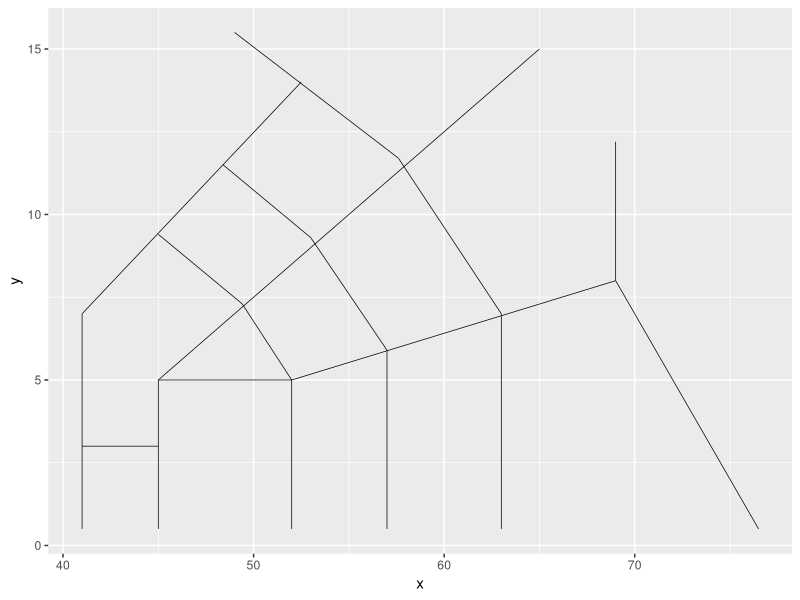
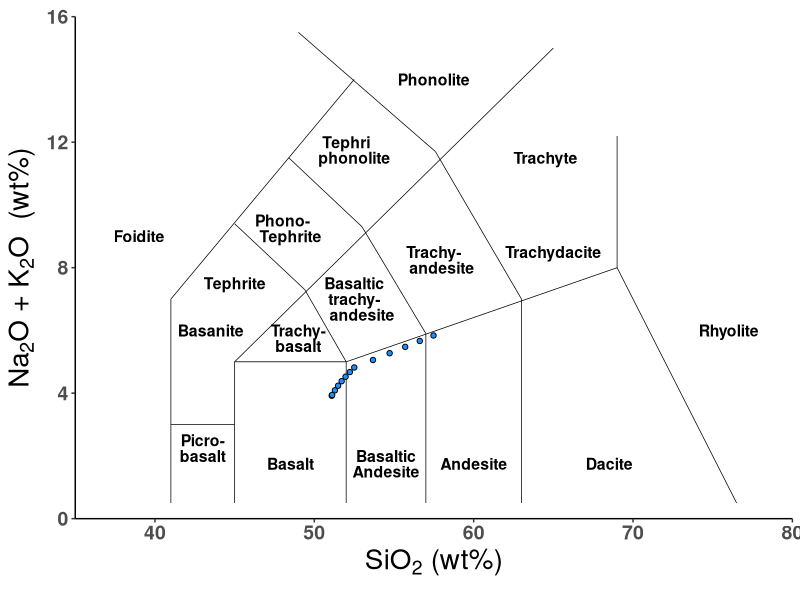

Generate these figures, in order, with R:
## ---- chunk 1
#this code chunk only pertains to the function of the Markdown document and is not necessary for running the code itself in an R script

knitr::opts_chunk$set(echo = TRUE)
## ---- chunk 2
library(tidyverse)
## ---- chunk 3
diagram <- ggplot() + 
  geom_segment(aes(x = 41, y = 0.5, 
                   xend = 41, yend = 7), 
               linewidth=0.25) +
  geom_segment(aes(x = 41, y = 3,
                   xend = 45, yend = 3),
               linewidth = 0.25) +
  geom_segment(aes(x = 45, y = 0.5, 
                   xend = 45, yend = 5), 
               linewidth=0.25) +
  geom_segment(aes(x = 45, y = 5, 
                   xend = 52, yend = 5), 
               linewidth=0.25) +
  geom_segment(aes(x = 52, y = 0.5, 
                   xend = 52, yend = 5), 
               linewidth=0.25) + 
  geom_segment(aes(x = 52, y = 5, 
                   xend = 69, yend = 8), 
               linewidth=0.25) + 
  geom_segment(aes(x = 69, y = 8, 
                   xend = 76.5, yend = 0.5), 
               linewidth=0.25) + 
  geom_segment(aes(x = 63, y = 0.5, 
                   xend = 63, yend = 7), 
               linewidth=0.25) + 
  geom_segment(aes(x = 45, y = 5, 
                   xend = 65, yend = 15), 
               linewidth=0.25) + 
  geom_segment(aes(x = 41, y = 7, 
                   xend = 52.5, yend = 14), 
               linewidth=0.25) + 
  geom_segment(aes(x = 52, y = 5, 
                   xend = 49.4, yend = 7.3), 
               linewidth=0.25) +
  geom_segment(aes(x = 57, y = 5.9, 
                   xend = 53, yend = 9.3), 
               linewidth=0.25) +
  geom_segment(aes(x = 57.6, y = 11.7, 
                   xend = 63, yend = 7), 
               linewidth=0.25) +
  geom_segment(aes(x = 69, y = 8, 
                   xend = 69, yend = 12.2), 
               linewidth=0.25) +
  geom_segment(aes(x = 45, y = 9.4, 
                   xend = 49.4, yend = 7.3), 
               linewidth=0.25) +
  geom_segment(aes(x = 53, y = 9.3, 
                   xend = 48.4, yend = 11.5), 
               linewidth=0.25) +
  geom_segment(aes(x = 57.6, y = 11.7, 
                   xend = 49, yend = 15.5), 
               linewidth=0.25) +
  geom_segment(aes(x = 57, y = 0.5, 
                   xend = 57, yend = 5.9), 
               linewidth=0.25) 
print(diagram)
## ---- chunk 4
compositions <-  annotate("text", 
                    x = c(48.5, 
                          54.5, 
                          54.5, 
                          60, 
                          68.5, 
                          76, 
                          49, 
                          49, 
                          43, 
                          43,
                          45,
                          43.5,
                          39,
                          48,
                          48.5,
                          52,
                          52.5,
                          57.5,
                          64.5,
                          65,
                          57.5,
                          58,
                          52.5,
                          52.5,
                          53), 
                    y = c(1.75, 
                          2, 
                          1.5, 
                          1.75, 
                          1.75, 
                          6, 
                          6, 
                          5.5, 
                          2.5, 
                          2,
                          7.5,
                          6,
                          9,
                          9.5,
                          9,
                          12,
                          11.5,
                          14,
                          11.5,
                          8.5,
                          8.5,
                          8,
                          7.5,
                          7,
                          6.5), 
                    label = c("Basalt", 
                              "Basaltic", 
                              "Andesite", 
                              "Andesite", 
                              "Dacite", 
                              "Rhyolite", 
                              "Trachy-", 
                              "basalt", 
                              "Picro-", 
                              "basalt",
                              "Tephrite",
                              "Basanite",
                              "Foidite",
                              "Phono-",
                              "Tephrite",
                              "Tephri",
                              "phonolite",
                              "Phonolite",
                              "Trachyte",
                              "Trachydacite",
                              "Trachy-",
                              "andesite",
                              "Basaltic",
                              "trachy-",
                              "andesite"), 
                    hjust = .5, fontface = 2, size = 4)
## ---- chunk 5
example_data <- read_csv("../data/tas_example_data.csv")
## ---- chunk 6
diagram + 
  compositions +
  geom_point(data = example_data, shape = 21, fill = "dodgerblue") + 
  aes(x = sio2, y = tas) + 
  theme_classic() +
  theme(axis.line = element_line(colour = "black"),
        axis.title = element_text(face = "bold", size = 20),
        axis.text.x = element_text(face = "bold", size = 14),
        axis.text.y = element_text(face = "bold", size = 14),
        legend.background = element_rect(fill = "grey95", 
                                         linewidth = 0.7, 
                                         linetype = "solid", 
                                         colour = "black"), 
        legend.text = element_text(size = 11), 
        legend.justification = c(0,0), 
        legend.position = c(0.05,0.03), 
        aspect.ratio = .7) +
  coord_cartesian(xlim = c(35,80), ylim = c(0,16), expand = FALSE) +
  labs(x=expression(SiO[2]* " (wt%)"), 
       y=expression(Na[2]*O*" + "*K[2]*O*"  (wt%)"))
